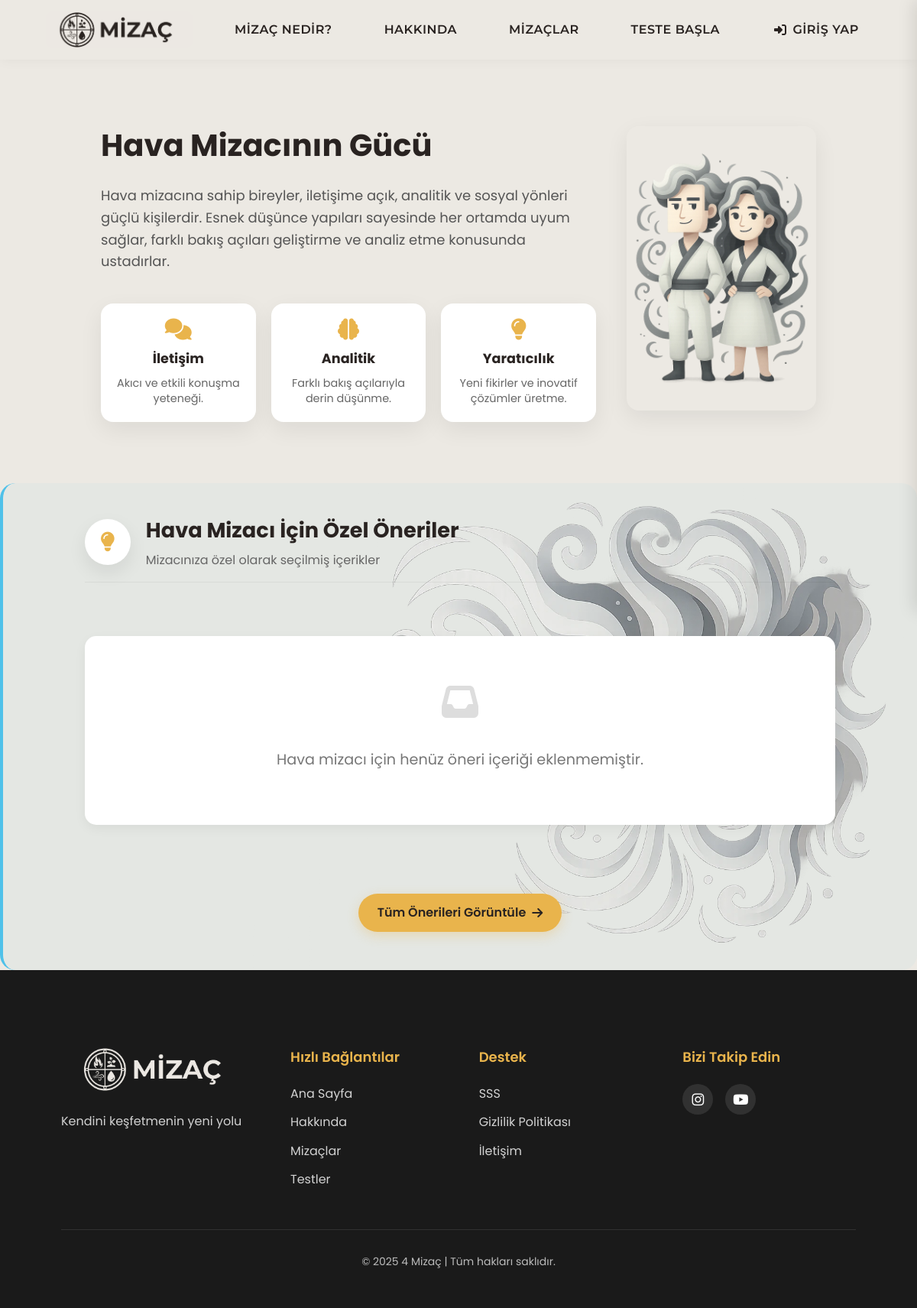
Page /temperaments/air_more/ on the earlier database version.
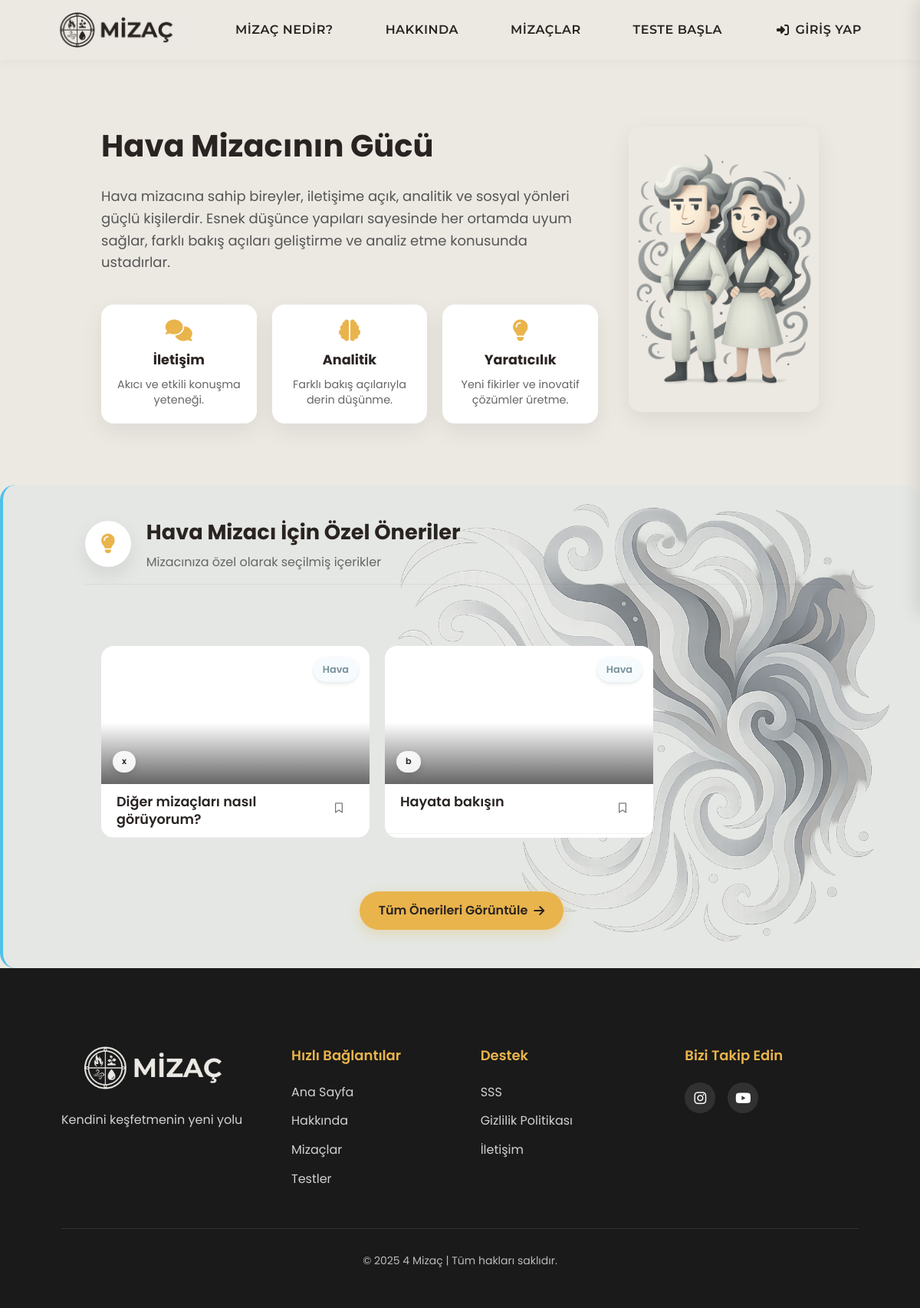
Same page on the later database version.
### profiles/models.py (models this page shows, shortened)
class RecommendedContent(models.Model):
    ELEMENT_CHOICES = [
        ('Ateş', 'Ateş'),
        ('Hava', 'Hava'),
        ('Su', 'Su'),
        ('Toprak', 'Toprak'),
    ]
    title = models.CharField(max_length=200, verbose_name="Başlık")
    short_description = models.TextField(verbose_name="Kısa Açıklama")
    content = models.TextField(verbose_name="İçerik")
    image = models.ImageField(
        upload_to='content_images/',
        blank=True,
        null=True,
        verbose_name="Görsel",
        help_text="PNG, JPG veya WebP formatında yükleyebilirsiniz. Otomatik olarak WebP'ye dönüştürülecek ve optimize edilecek."
    )
    category = models.ForeignKey(ContentCategory, on_delete=models.CASCADE, related_name="contents", verbose_name="Kategori")
    related_element_name = models.CharField(
        max_length=50,
        verbose_name="İlgili Mizaç Elementi",
        choices=ELEMENT_CHOICES,
        help_text="Ateş, Hava, Su veya Toprak değerlerinden birini seçin"
    )
    is_active = models.BooleanField(default=True, verbose_name="Aktif mi?")
    show_on_temperament_page = models.BooleanField(
        default=False,
        verbose_name="Mizaç Sayfasında Göster",
        help_text="Bu içerik ilgili mizaç detay sayfasında (örn: air_more.html) özel öneriler bölümünde gösterilsin mi? Her mizaç için en fazla 3 adet seçmeniz önerilir."
    )
    created_at = models.DateTimeField(auto_now_add=True, verbose_name="Oluşturulma Tarihi")
    updated_at = models.DateTimeField(auto_now=True, verbose_name="Güncellenme Tarihi")
    order = models.PositiveIntegerField(default=0, verbose_name="Sıralama")
    class Meta:
        verbose_name = "Önerilen İçerik"
        verbose_name_plural = "Önerilen İçerikler"
        ordering = ['order', '-created_at']

class ContentCategory(models.Model):
    name = models.CharField(max_length=100, verbose_name="Kategori Adı")
    description = models.TextField(blank=True, null=True, verbose_name="Açıklama")
    class Meta:
        verbose_name = "İçerik Kategorisi"
        verbose_name_plural = "İçerik Kategorileri"

### temperaments/views.py (the view, shortened to what this page needs)
# urls.py: path('air_more/', views.air_more, name='air_more'),
def air_more(request):
    if not request.user.is_authenticated:
        cache_key = 'air_more_anonymous'
        cached_data = cache.get(cache_key)
        if cached_data:
            print("✅ Cache HIT: Air page (anonymous)")
            return render(request, 'temperaments/air_more.html', cached_data)
    print(f"❌ Cache MISS: Air page - {request.user.username if request.user.is_authenticated else 'anonymous'}")
    suggestions_cache_key = 'air_element_suggestions'
    element_suggestions = cache.get(suggestions_cache_key)
    if not element_suggestions:
        element_suggestions = RecommendedContent.objects.select_related('category').filter(
            related_element_name='Hava',
            is_active=True,
            show_on_temperament_page=True
        ).annotate(
            like_count=Count('user_interactions', filter=Q(user_interactions__liked=True))
        ).order_by('order', '-created_at')[:3]
        cache.set(suggestions_cache_key, list(element_suggestions), 600)
        print("💾 Cache SET: Air element suggestions")
    else:
        print("✅ Cache HIT: Air element suggestions")
    context = {
        'element_name': 'Hava',
        'element_suggestions': element_suggestions,
    }
    if request.user.is_authenticated:
        test_cache_key = f'user_test_result_{request.user.id}'
        test_result = cache.get(test_cache_key)
        if test_result is None:
            test_result = TestResult.objects.select_related('dominant_element').filter(
                user=request.user
            ).order_by('-date_taken').first()
            cache.set(test_cache_key, test_result, 1800)
            print(f"💾 Cache SET: User test result - {request.user.username}")
        else:
            print(f"✅ Cache HIT: User test result - {request.user.username}")
        if test_result:
            is_users_element = test_result.dominant_element.name == "Hava"
            context.update({
                'is_users_element': is_users_element,
                'has_test_result': True,
                'dominant_element': test_result.dominant_element
            })
        else:
            context.update({
                'has_test_result': False
            })
    else:
        context.update({
            'has_test_result': False
        })
    if not request.user.is_authenticated:
        cache.set('air_more_anonymous', context, 900)  # 15 dakika
        print("💾 Cache SET: Air page (anonymous)")
    return render(request, 'temperaments/air_more.html', context)

### templates/temperaments/air_more.html (shortened to what the changed rows need)
{% extends 'base.html' %}
{% load static %}
{% block extra_css %}
<link rel="stylesheet" href="{% static 'css/temperaments.css' %}">
<link rel="stylesheet" href="{% static 'css/profiles.css' %}">
{% endblock %}
{% block content %}
<section class="air-personality">
  <div class="container">
    <div class="air-personality-container">
      <div class="air-personality-text">
        <h1 class="temperament-title">Hava Mizacının Gücü</h1>
      </div>
    </div>
</section>
<div class="premium-content-section element-section hava">
  <div class="premium-content-background">
    <div class="premium-content-container">
      <div class="container">
        <div class="premium-section-title">
          <div class="section-title-content">
            <h2>{{ element_name }} Mizacı İçin Özel Öneriler</h2>
          </div>
        </div>
      </div>
      <div class="content-slider-wrapper">
        {% if element_suggestions %}
          <div class="content-slider-container">
            <div class="content-slider improved-slider" id="contentSlider">
              {% for content in element_suggestions %}
                <div class="premium-card" data-content-id="{{ content.id }}" data-category="{{ content.category.id }}">
                  <div class="premium-card-inner">
                    {% if content.image %}
                      <div class="premium-card-image" style="background-image: url('{{ content.image.url }}')">
                        <div class="content-element hava">{{ element_name }}</div>
                        <div class="content-category">{{ content.category.name }}</div>
                      </div>
                    {% else %}
                      <div class="premium-card-image placeholder-image">
                        <i class="fas fa-book-open"></i>
                        <div class="content-element hava">{{ element_name }}</div>
                        <div class="content-category">{{ content.category.name }}</div>
                      </div>
                    {% endif %}
                    <div class="content-header">
                      <h3 class="content-title">{{ content.title }}</h3>
                      <button class="save-button-header {% if content.is_saved %}saved{% endif %}"
                              data-content-id="{{ content.id }}"
                              title="{% if content.is_saved %}Kaydedildi{% else %}Kaydet{% endif %}">
                        <i class="{% if content.is_saved %}fas{% else %}far{% endif %} fa-bookmark"></i>
                      </button>
                    </div>
                  </div>
                </div>
              {% endfor %}
            </div>
          </div>
        {% else %}
          <div class="container">
            <div class="empty-state">
              <div class="empty-icon"><i class="fas fa-inbox"></i></div>
              <p class="empty-text">{{ element_name }} mizacı için henüz öneri içeriği eklenmemiştir.</p>
            </div>
          </div>
        {% endif %}
      </div>
    </div>
  </div>
</div>
{% endblock %}

Differences in the rows shown:
now on this page (row edited): RecommendedContent: related_element_name "Hava", category.name "x", title "Diğer mizaçları nasıl görüyorum?"
now on this page (row edited): RecommendedContent: related_element_name "Hava", category.name "b", title "Hayata bakışın"
Other differences:
{{ element_name }}: "Hava" → (not shown)
text no longer shown: "mizacı için henüz öneri içeriği eklenmemiştir."
